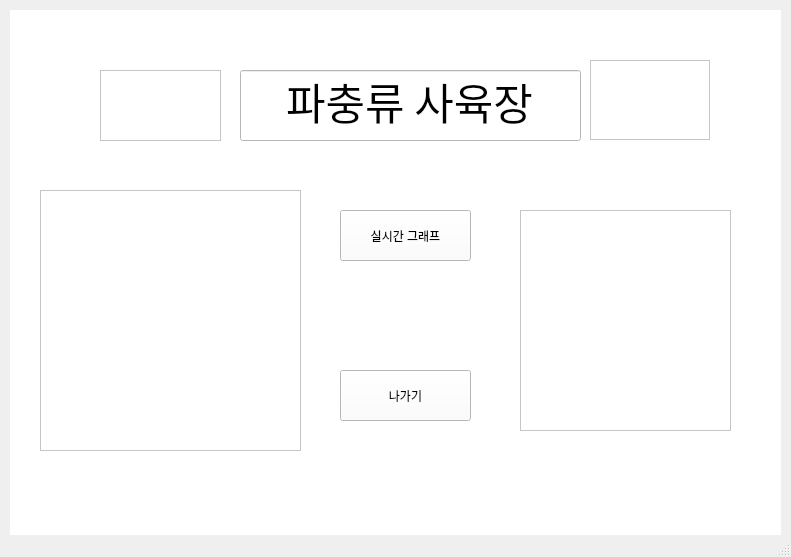
<?xml version="1.0" encoding="UTF-8"?>
<ui version="4.0">
 <class>MainWindow</class>
 <widget class="QMainWindow" name="MainWindow">
  <property name="geometry">
   <rect>
    <x>0</x>
    <y>0</y>
    <width>791</width>
    <height>557</height>
   </rect>
  </property>
  <property name="windowTitle">
   <string>MainWindow</string>
  </property>
  <widget class="QWidget" name="centralwidget">
   <widget class="QStackedWidget" name="stackedWidget">
    <property name="geometry">
     <rect>
      <x>10</x>
      <y>10</y>
      <width>771</width>
      <height>541</height>
     </rect>
    </property>
    <property name="styleSheet">
     <string notr="true">background-color: rgb(255, 255, 255);</string>
    </property>
    <property name="frameShape">
     <enum>QFrame::Shape::NoFrame</enum>
    </property>
    <property name="currentIndex">
     <number>0</number>
    </property>
    <widget class="QWidget" name="main0">
     <widget class="QLineEdit" name="titleEdit">
      <property name="geometry">
       <rect>
        <x>230</x>
        <y>60</y>
        <width>341</width>
        <height>71</height>
       </rect>
      </property>
      <property name="font">
       <font>
        <family>HY중고딕</family>
        <pointsize>32</pointsize>
       </font>
      </property>
      <property name="text">
       <string>파충류 사육장</string>
      </property>
      <property name="alignment">
       <set>Qt::AlignmentFlag::AlignCenter</set>
      </property>
     </widget>
     <widget class="QPushButton" name="btnGraph">
      <property name="geometry">
       <rect>
        <x>330</x>
        <y>200</y>
        <width>131</width>
        <height>51</height>
       </rect>
      </property>
      <property name="text">
       <string>실시간 그래프</string>
      </property>
     </widget>
     <widget class="QPushButton" name="btnExit">
      <property name="geometry">
       <rect>
        <x>330</x>
        <y>360</y>
        <width>131</width>
        <height>51</height>
       </rect>
      </property>
      <property name="text">
       <string>나가기</string>
      </property>
     </widget>
     <widget class="QFrame" name="frame">
      <property name="geometry">
       <rect>
        <x>30</x>
        <y>180</y>
        <width>261</width>
        <height>261</height>
       </rect>
      </property>
      <property name="styleSheet">
       <string notr="true">image: url(:/newPrefix/img1.png);</string>
      </property>
      <property name="frameShape">
       <enum>QFrame::Shape::StyledPanel</enum>
      </property>
      <property name="frameShadow">
       <enum>QFrame::Shadow::Raised</enum>
      </property>
     </widget>
     <widget class="QFrame" name="frame_2">
      <property name="geometry">
       <rect>
        <x>90</x>
        <y>60</y>
        <width>121</width>
        <height>71</height>
       </rect>
      </property>
      <property name="styleSheet">
       <string notr="true">image: url(:/newPrefix/img2.png);</string>
      </property>
      <property name="frameShape">
       <enum>QFrame::Shape::StyledPanel</enum>
      </property>
      <property name="frameShadow">
       <enum>QFrame::Shadow::Raised</enum>
      </property>
     </widget>
     <widget class="QFrame" name="frame_3">
      <property name="geometry">
       <rect>
        <x>580</x>
        <y>50</y>
        <width>120</width>
        <height>80</height>
       </rect>
      </property>
      <property name="styleSheet">
       <string notr="true">image: url(:/newPrefix/img3.png);</string>
      </property>
      <property name="frameShape">
       <enum>QFrame::Shape::StyledPanel</enum>
      </property>
      <property name="frameShadow">
       <enum>QFrame::Shadow::Raised</enum>
      </property>
     </widget>
     <widget class="QFrame" name="frame_4">
      <property name="geometry">
       <rect>
        <x>510</x>
        <y>200</y>
        <width>211</width>
        <height>221</height>
       </rect>
      </property>
      <property name="styleSheet">
       <string notr="true">image: url(:/newPrefix/img4.png);</string>
      </property>
      <property name="frameShape">
       <enum>QFrame::Shape::StyledPanel</enum>
      </property>
      <property name="frameShadow">
       <enum>QFrame::Shadow::Raised</enum>
      </property>
     </widget>
    </widget>
    <widget class="QWidget" name="graph1">
     <widget class="QLabel" name="GraphTitle">
      <property name="geometry">
       <rect>
        <x>240</x>
        <y>10</y>
        <width>271</width>
        <height>51</height>
       </rect>
      </property>
      <property name="font">
       <font>
        <pointsize>32</pointsize>
       </font>
      </property>
      <property name="text">
       <string>실시간 그래프</string>
      </property>
      <property name="alignment">
       <set>Qt::AlignmentFlag::AlignCenter</set>
      </property>
     </widget>
     <widget class="QWidget" name="graphWidget" native="true">
      <property name="geometry">
       <rect>
        <x>30</x>
        <y>60</y>
        <width>601</width>
        <height>451</height>
       </rect>
      </property>
     </widget>
     <widget class="QPushButton" name="btnEnit">
      <property name="geometry">
       <rect>
        <x>664</x>
        <y>62</y>
        <width>91</width>
        <height>71</height>
       </rect>
      </property>
      <property name="text">
       <string>그래프초기화</string>
      </property>
     </widget>
     <widget class="QPushButton" name="btnBackGraph">
      <property name="geometry">
       <rect>
        <x>660</x>
        <y>440</y>
        <width>91</width>
        <height>61</height>
       </rect>
      </property>
      <property name="text">
       <string>나가기</string>
      </property>
     </widget>
    </widget>
    <widget class="QWidget" name="widget"/>
   </widget>
  </widget>
  <widget class="QStatusBar" name="statusbar"/>
 </widget>
 <resources>
  <include location="../../../zxczxczxccxzzcxczxzcx/imgtest.qrc"/>
 </resources>
 <connections/>
</ui>
